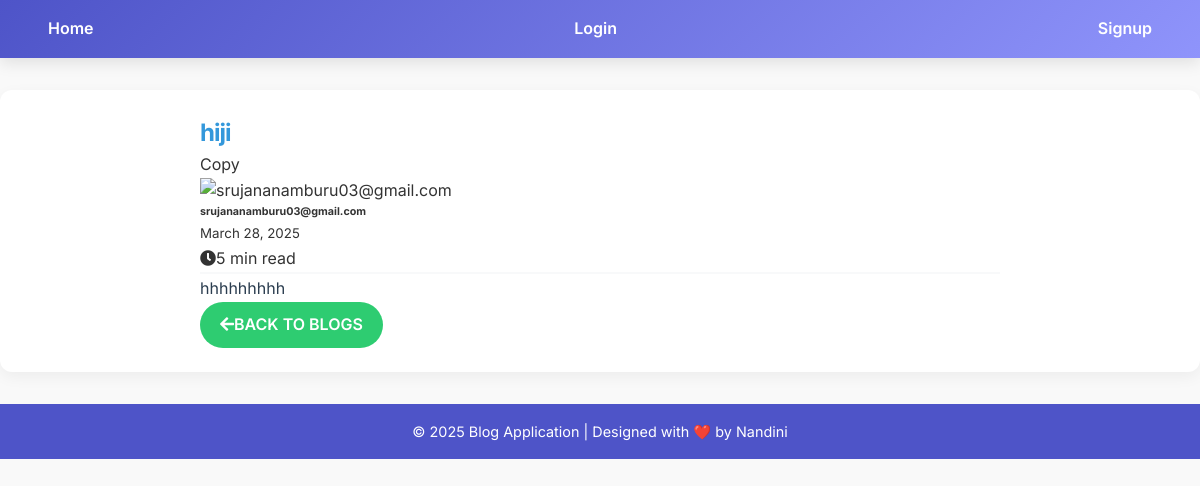
The app's page /blog/4/ with its own data.
### blog/models.py (models this page shows, shortened)
class BlogPost(models.Model):
    author = models.ForeignKey(User, on_delete=models.CASCADE)
    title = models.CharField(max_length=200)
    content = models.TextField()
    created_at = models.DateTimeField(auto_now_add=True)
    updated_at = models.DateTimeField(auto_now=True)

### blog/views.py (the view)
# urls.py: path('blog/<int:pk>/', views.blog_detail, name='blog_detail'),
def blog_detail(request, pk):
    blog_post = get_object_or_404(BlogPost, pk=pk)
    return render(request, 'blog/blog_detail.html', {'blog_post': blog_post})

### blog/templates/blog/blog_detail.html (shortened to what this page needs)
{% extends "base.html" %}
{% block content %}
<div class="container blog-details-container mt-4">
    <div class="blog-details-card shadow-lg p-5 bg-white rounded-lg">
        <h2 class="blog-title text-primary mb-3">{{ blog_post.title }}</h2>
Copy    <div class="blog-meta d-flex justify-content-between align-items-center mb-4 pb-3 border-bottom">
        <div class="author-info d-flex align-items-center">
            <div class="author-avatar mr-3">
                <img src="/api/placeholder/50/50" alt="{{ blog_post.author }}" class="rounded-circle" style="width: 50px; height: 50px; object-fit: cover;">
            </div>
            <div>
                <h6 class="mb-0 text-muted">{{ blog_post.author }}</h6>
                <small class="text-muted">{{ blog_post.created_at|date:"F d, Y" }}</small>
            </div>
        </div>
        <div class="blog-read-time text-muted">
            <i class="fas fa-clock mr-2"></i>5 min read
        </div>
    </div>
    <div class="blog-content mb-4">
        <p class="lead text-dark">{{ blog_post.content }}</p>
    </div>
    <div class="blog-actions d-flex justify-content-between align-items-center">
        <a href="{% url 'blog_list' %}" class="btn btn-secondary btn-back">
            <i class="fas fa-arrow-left mr-2"></i>Back to Blogs
        </a>
    </div>
</div>
</div>
{% endblock %}

### blog/templates/base.html (style rules this page uses)
* { margin: 0; padding: 0; box-sizing: border-box; font-family: 'Inter', sans-serif; }
body { background-color: #f9f9f9; color: #333; line-height: 1.6; }
.btn { display: inline-block; padding: 10px 20px; font-size: 1rem; font-weight: 600; text-transform: uppercase; border: none; border-radius: 30px; background-color: #4e54c8; color: #fff; cursor: pointer; transition: all 0.3s ease; text-decoration: none; }

### blog/templates/blog/blog_detail.html (style rules this page uses)
:root { --primary-color: #3498db; --secondary-color: #2ecc71; --text-color: #2c3e50; --background-light: #f8f9fa; }
.blog-details-container { max-width: 800px; margin: 0 auto; }
.blog-details-card { border: none; transition: all 0.3s ease; }
.blog-title { font-weight: 700; color: var(--primary-color); letter-spacing: -1px; }
.blog-meta { border-bottom: 2px solid var(--background-light) !important; }
.btn-back { background-color: var(--secondary-color); border-color: var(--secondary-color); color: white; transition: all 0.3s ease; }
.blog-content .lead { line-height: 1.8; color: var(--text-color); }

### records on screen
BlogPost: title "hiji", author "srujananamburu03@gmail.com", created_at "March 28, 2025", content "hhhhhhhhh"
